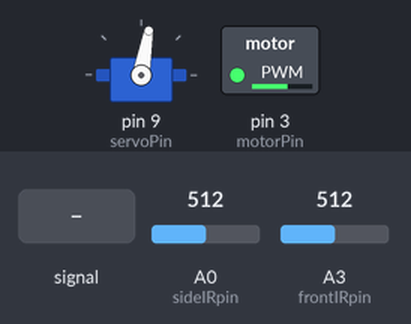
This sketch was run on a simulated Arduino Uno, built with avr-gcc and run on an emulated ATmega328P. Parts: servo, switched loads named in the sketch (green lamp = pin HIGH). The inputs (shaded band) are chosen by the test bench; at power-on: A0 (sideIRpin) = 512, A3 (frontIRpin) = 512.

Above: at 1.2 s.
1.3 s: A0 (sideIRpin) fed a 200 Hz sine of ±460 counts around its level
4.3 s: A0 (sideIRpin) set to 610
At 5.7 s:
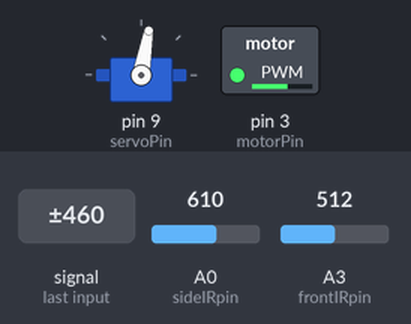
6.0 s: A0 (sideIRpin) set to 232
At 7.1 s:
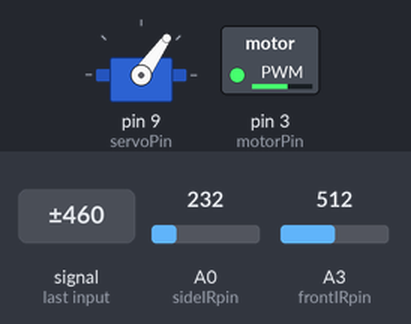
7.5 s: A0 (sideIRpin) set to 204
At 7.8 s:
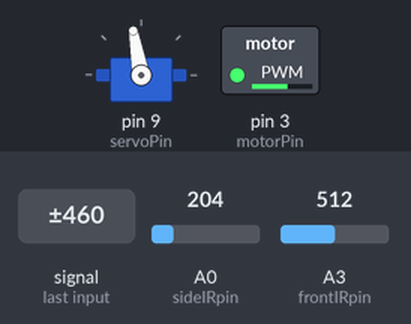
9.0 s: A0 (sideIRpin) set to 265
At 10.3 s:
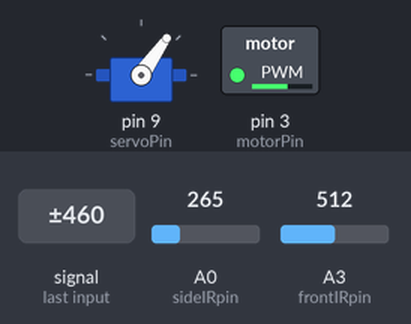
Timing chart, 0 to 11.5 s (numbered marks = the images above; inputs shaded):
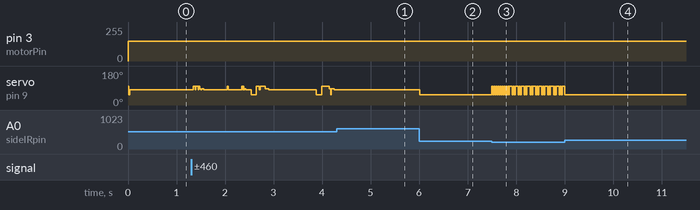

Measured:
- the behaviour switches between 220 and 219 on A0 (sideIRpin) (found by bisection; images 2 and 3)
- after the input at 4.3 s, servo on pin 9 (servoPin): stops changing and stays 80°
- after the input at 6.0 s, servo on pin 9 (servoPin): 80° → 55° at once
- after the input at 7.5 s, servo on pin 9 (servoPin): alternates 100° for 0.02 s and 55° for 0.02 s, starting at once
- after the input at 9.0 s, servo on pin 9 (servoPin): goes on until 9.0 s, then stays 55°

The sketch:

boat_navigation_v6.ino
```cpp
#include <Servo.h>

Servo servo;

const int buttonPin = 2;
const int motorPin = 3;
const int servoPin = 9;
const int sideIRpin = 0;
const int frontIRpin = 3;

int buttonState = LOW;      // the current state of the output pin
int turnState = LOW;      // the current state of turning
int adjustState = 0;      // the current state of adjusting, 1 = left, 2 = right, 0 = straight

int curMotorspeed;
const int minMotorspeed = 150;
const int maxMotorspeed = 255;

const int turnAngle = 55;
const int defaultAngle = 90;
const int adjustAngle = 10;
const int correctionAngle = 5;
const int straightenAngle = 5;

const int numReadings = 6;

int sideReadings[numReadings];
int sideIndex = 0;
int sideTotal = 0;
int sideAverage = 0;
int prevSideAverage = 0;
int frontReadings[numReadings];
int frontIndex = 0;
int frontTotal = 0;
int frontAverage = 0;

void setup() {
  pinMode(buttonPin, INPUT);
  pinMode(motorPin, OUTPUT);
  servo.attach(servoPin);

  // initialize readings in the running average distance to 0
  for (int reading = 0; reading < numReadings; reading++) {
    sideReadings[reading] = 0;
    frontReadings[reading] = 0;
  }
  curMotorspeed = minMotorspeed;

  Serial.begin(9600);                             // start the serial port
}

void loop() {
  if (buttonState == LOW) {
    buttonState = HIGH;
    analogWrite(motorPin,curMotorspeed);  //analogWrite for PWM signals
  }

  navigate();
  //accelerate();
}

void navigate() {
  addSideDistance();
  addFrontDistance();

  if (frontAverage > 140) {
    turnState = HIGH;
    servo.write(turnAngle);
  }

  if (sideAverage > 300) {
    servo.write(defaultAngle - adjustAngle);
  } else if (sideAverage < 220) {
    servo.write(defaultAngle + adjustAngle);
  } else {
    straighten();
  }
}

void turn() {
  while(turnState == HIGH) {
    addSideDistance();
    addFrontDistance();

    if (frontAverage < 125) {
      turnState = LOW;
      delay(500);
      servo.write(defaultAngle);
    }
    if (frontAverage > 600) {
      analogWrite(motorPin, 0);
      while (1) {};
    }
  }
}

void straighten() {
  if (sideAverage > prevSideAverage + 5) {
    servo.write(defaultAngle - straightenAngle);
  } else if (prevSideAverage < sideAverage - 5) {
    servo.write(defaultAngle + straightenAngle);
  }
}

void accelerate() {
  if (frontAverage < 100 && curMotorspeed != maxMotorspeed) {
    curMotorspeed += 5;
    analogWrite(motorPin, curMotorspeed);
  } else if (curMotorspeed != minMotorspeed) {
    curMotorspeed -= 5;
    analogWrite(motorPin, curMotorspeed);
  }
}

void addSideDistance() {
  sideTotal = sideTotal - sideReadings[sideIndex];
  sideReadings[sideIndex] = analogRead(sideIRpin);
  sideTotal = sideTotal + sideReadings[sideIndex];
  sideIndex = sideIndex + 1;

  if (sideIndex >= numReadings) {
    sideIndex = 0;
  }

  prevSideAverage = sideAverage;
  sideAverage = sideTotal / numReadings;
}

void addFrontDistance() {
  frontTotal = frontTotal - frontReadings[frontIndex];
  frontReadings[frontIndex] = analogRead(frontIRpin);
  frontTotal = frontTotal + frontReadings[frontIndex];
  frontIndex = frontIndex + 1;

  if (frontIndex >= numReadings) {
    frontIndex = 0;
  }

  frontAverage = frontTotal / numReadings;
}
```
